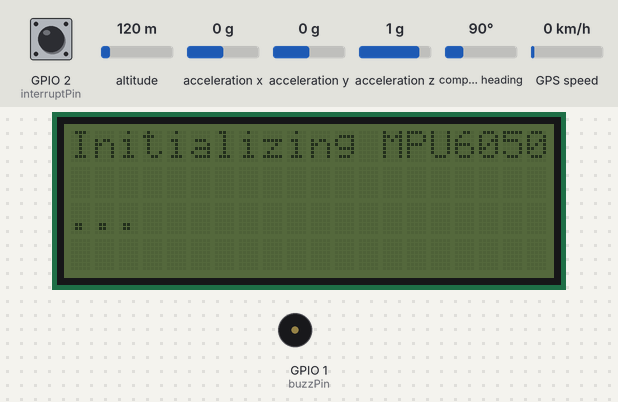
This program was run on a simulated ESP32-C3. Shown: 20×4 character LCD, buzzer (waves = sounding, pin HIGH). Wiring (inferred from the names in the program): MPU-6050 motion sensor at I2C address 0x68. Inputs (shaded band) come from the test bench; at power-on: GPIO 2 (interruptPin) LOW, altitude 120 m, acceleration x 0 g, acceleration y 0 g, acceleration z 1 g, compass heading 90°, GPS speed 0 km/h. WiFi joins after 1.5 s; servers stay silent unless stated; EEPROM starts erased; the GPS gets a fix after 3 s at 37.7749, -122.4194 with 8 satellites; what the program prints to the serial monitor is not drawn.

Above: at 3.1 s.
At 8.8 s:
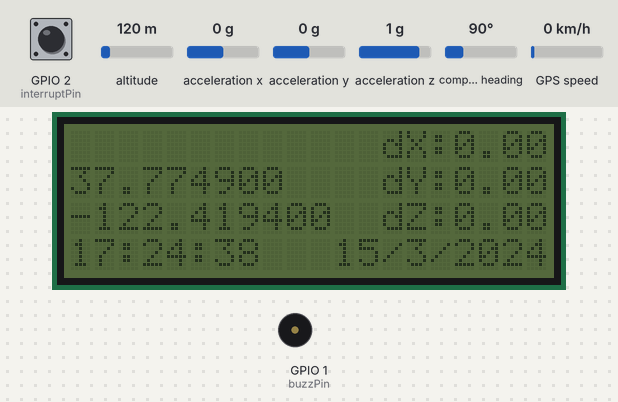
8.9 s: GPIO 2 (interruptPin) pulled HIGH for 0.15 s
At 10.5 s:
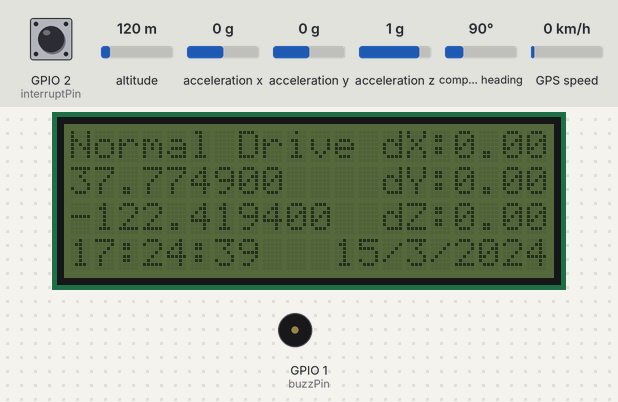
17.2 s: GPIO 2 (interruptPin) pulled HIGH for 1 s
22.3 s: GPIO 2 (interruptPin) pulsed HIGH 5 times (0.12 s each, 0.3 s apart)
At 24.9 s:
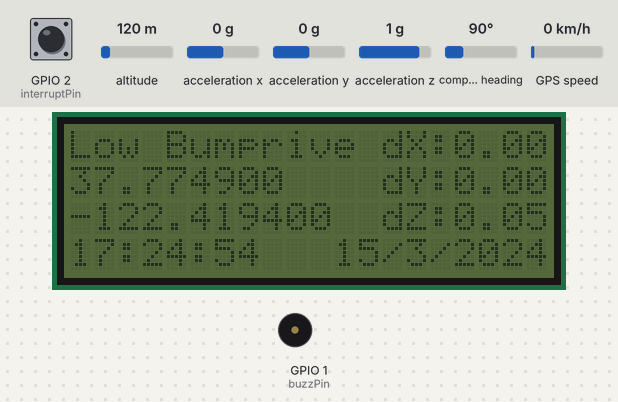
30.7 s: GPIO 2 (interruptPin) pulled HIGH for 0.15 s
At 31.7 s:
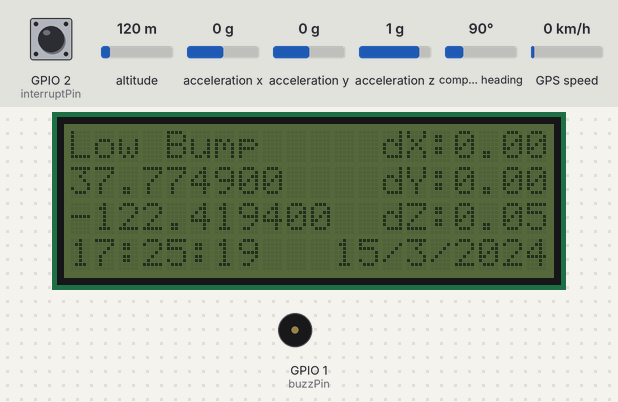
Timing chart, 0 to 33.7 s (numbered marks = the images above; inputs shaded):
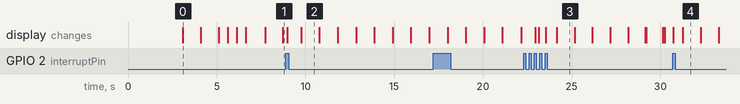

Measured:
- after the input at 8.9 s, the display: first changes after 0.06 s (image 2 shows a later state)
- after the input at 22.3 s, the display: first changes after 0.66 s (image 3 shows a later state)
- after the input at 30.7 s, the display: first changes at once (image 4 shows a later state)
- what the display in image 0 shows lasts 1.0 s, from 3.1 s to 4.1 s

The program:

main.cpp
```cpp
#include <Arduino.h>

#include "Wire.h"
#include <LiquidCrystal_I2C.h>
#include <TinyGPSPlus.h>
#include <HardwareSerial.h>
#include <HTTPClient.h>
#include <WiFi.h>
#include <string.h>
#include <EEPROM.h>
#include <FirebaseESP32.h>

#define FIREBASE_HOST "https://crashlog-b0846-default-rtdb.asia-southeast1.firebasedatabase.app/" //Firebase Host Link
#define FIREBASE_AUTH "3scqx61wsHGpQX33futE5hZThov6BMK7dv6UwKIq" //Firebase Auth Key

FirebaseData firebaseData;
FirebaseJson json;

const char* ssid = "RedmiNote11"; // Wifi name
const char* password = "12345678" ; // Wifi password
LiquidCrystal_I2C lcd(0x27,20,4);

#define EEPROM_SIZE 8

#define MPU6050_ADDR              0x68 // Alternatively set AD0 to HIGH  --> Address = 0x69
#define MPU6050_ACCEL_CONFIG      0x1C // Accelerometer Configuration Register
#define MPU6050_PWR_MGT_1         0x6B // Power Management 1 Register
#define MPU6050_INT_PIN_CFG       0x37 // Interrupt Pin / Bypass Enable Configuration Register
#define MPU6050_INT_ENABLE        0x38 // Interrupt Enable Register
#define MPU6050_LATCH_INT_EN      0x05 // Latch Enable Bit for Interrupt
#define MPU6050_ACTL              0x07 // Active-Low Enable Bit
#define MPU6050_WOM_EN            0x06 // Wake on Motion Enable bit
#define MPU6050_WOM_THR           0x1F // Wake on Motion Threshold Register
#define MPU6050_MOT_DUR           0x20 // Motion Detection Duration Register
#define MPU6050_ACCEL_INTEL_CTRL  0x69 // Accelaration Interrupt Control Register
#define MPU6050_SIGNAL_PATH_RESET 0x68 // Signal Path Reset Register
#define MPU6050_CONFIG            0x1A ///< General configuration register

#define SENSITIVITY 55
#define MEASUREMENT_UNCERTAIN 10
#define PROCESS_NOISE 0.1

String UrlThingspeak = "https://api.thingspeak.com/update?api_key=7U2E8F0HX0XRDYDS&field1=0"; //Thinkspeak API key
String httpGETRequest(const char* Url); // predefine function
void displayGps(); // predefine function

volatile int16_t accX, accY, accZ; // Raw register values (acceleration)
volatile int count = 0;
volatile float ax[2] = {0, 0};
volatile float ay[2] = {0, 0};
volatile float az[2] = {0, 0};
volatile float dX, dY, dZ;

volatile float global_lat, global_lng;
volatile float previous_lat, previous_lng;
char global_date[12], global_time[12];

static const int interruptPin=2;
static const int buzzPin=1;
static const int GPS_RXPin = 18, GPS_TXPin = 19;
static const int SIM_RXPin = 4, SIM_TXPin = 5;
static const uint32_t GPSBaud = 9600;
static const uint32_t SimBaud = 115200;

volatile bool gpsEvent = false; //gps flag
volatile bool impactEvent = false; // impact flag
volatile bool accEvent = false; // event flag
volatile bool ontimerEvent = false; // timer event flag
volatile uint64_t last_accEvent_time = 0;

portMUX_TYPE mux = portMUX_INITIALIZER_UNLOCKED;

hw_timer_t* timer = NULL;

// The TinyGPSPlus object
TinyGPSPlus gps;

// The serial connection to the GPS device
HardwareSerial gpsSerial(1); // use UART1
HardwareSerial simSerial(0); // use UART0

void updateSerial()
{
  delay(500);
  while (Serial.available())
  {
    simSerial.write(Serial.read());//Forward what Serial received to Software Serial Port
  }
  while(simSerial.available())
  {
    Serial.write(simSerial.read());//Forward what Software Serial received to Serial Port
  }
}

void simInit()
{
  Serial.println("Initializing...");
  delay(1000);

  simSerial.println("AT"); //Once the handshake test is successful, it will back to OK
  updateSerial();
  simSerial.println("AT+CSQ"); //Signal quality test, value range is 0-31 , 31 is the best
  updateSerial();
  simSerial.println("AT+CCID"); //Read SIM information to confirm whether the SIM is plugged
  updateSerial();
  simSerial.println("AT+CREG?"); //Check whether it has registered in the network
  updateSerial();
}

void simSendSMS(float lat, float lon)
{
  char msg[200];
  sprintf(msg, "Vehicle crash at https://maps.google.com/?q=%.6f,%.6f ", lat, lon);

  simSerial.println("AT"); //Once the handshake test is successful, it will back to OK
  updateSerial();
  simSerial.println("AT+CMGF=1"); // Configuring TEXT mode
  updateSerial();
  simSerial.println("AT+CMGS=\"+84707798881\"");//change ZZ with country code and xxxxxxxxxxx with phone number to sms
  updateSerial();
  simSerial.print(msg); //text content
  updateSerial();
  simSerial.write(26);
}

void firebaseUpdate(char date[], char time[])
{
  char path[50];
  char lat_path[100];
  char lng_path[100];

  // Initialize the arrays
  path[0] = '\0';
  lat_path[0] = '\0';
  lng_path[0] = '\0';

  // Concatenate the path components in the correct order
  strcat(path, date);
  strcat(path, time);
  strcat(lat_path, path);
  strcat(lat_path, "/lat");
  strcat(lng_path, path);
  strcat(lng_path, "/long");

  // Update the Firebase Realtime Database with latitude and longitude
  Firebase.setString(firebaseData, lat_path, String(global_lat, 6));
  Firebase.setString(firebaseData, lng_path, String(global_lng, 6));
}

void IRAM_ATTR onTimer()
{
  ontimerEvent = true;
}

void writeRegister(uint16_t reg, uint16_t value){
  Wire.beginTransmission(MPU6050_ADDR);
  Wire.write(reg);
  Wire.write(value);
  Wire.endTransmission(true);
}

void setInterrupt(byte threshold){
//writeRegister(MPU6050_SIGNAL_PATH_RESET, 0b00000111);  // not(?) needed
//writeRegister(MPU6050_INT_PIN_CFG, 1<<MPU6050_ACTL); // 1<<MPU6050_LATCH_INT_EN
  writeRegister(MPU6050_ACCEL_CONFIG, 0b00000111);
  writeRegister(MPU6050_WOM_THR, threshold);
  writeRegister(MPU6050_MOT_DUR, 0b00000001);  // set duration (LSB = 1 ms)
//writeRegister(MPU6050_ACCEL_INTEL_CTRL, 0x15);  // not needed (?)
  writeRegister(MPU6050_INT_ENABLE, 1<<MPU6050_WOM_EN);
}

void IRAM_ATTR motion(){
  portENTER_CRITICAL_ISR(&mux);
  accEvent = true;
  //last_accEvent_time = esp_timer_get_time();
  detachInterrupt(2);
  portEXIT_CRITICAL_ISR(&mux);
}

float KalmanX(float U)
{
  static const float R = MEASUREMENT_UNCERTAIN;
  static float Q = PROCESS_NOISE;
  static float P = 0;
  static float U_hat = 0;
  static double K = 0;

  K = P/(P+R);
  U_hat = U_hat + K*(U-U_hat);

  P = (1-K)*P+Q;

  return U_hat;
}
float KalmanY(float U)
{
  static const float R = MEASUREMENT_UNCERTAIN;
  static float Q = PROCESS_NOISE;
  static float P = 0;
  static float U_hat = 0;
  static double K = 0;

  K = P/(P+R);
  U_hat = U_hat + K*(U-U_hat);

  P = (1-K)*P+Q;

  return U_hat;
}
float KalmanZ(float U)
{
  static const float R = MEASUREMENT_UNCERTAIN;
  static float Q = PROCESS_NOISE;
  static float P = 0;
  static float U_hat = 0;
  static double K = 0;

  K = P/(P+R);
  U_hat = U_hat + K*(U-U_hat);

  P = (1-K)*P+Q;

  return U_hat;
}

void Read_RawValue(uint16_t deviceAddress, uint16_t regAddress)
{
  Wire.beginTransmission(deviceAddress);
  Wire.write(regAddress); // starting with register 0x3B (ACCEL_XOUT_H)
  Wire.endTransmission(false); // the parameter indicates that the Arduino will send a restart.
  // As a result, the connection is kept active.
  Wire.requestFrom(deviceAddress, 6, true); // request a total of 7*2=14 registers (start from 0x3B to 0x48 all value of the sensors)
  // In this case we just want to read the accelerometer, so 3*2=6 registers

  // "Wire.read()<<8 | Wire.read();" means two registers are read and stored in the same int16_t variable
  accX = Wire.read()<<8 | Wire.read(); // reading registers: 0x3B (ACCEL_XOUT_H) and 0x3C (ACCEL_XOUT_L)
  accY = Wire.read()<<8 | Wire.read(); // reading registers: 0x3D (ACCEL_YOUT_H) and 0x3E (ACCEL_YOUT_L)
  accZ = Wire.read()<<8 | Wire.read(); // reading registers: 0x3F (ACCEL_ZOUT_H) and 0x40 (ACCEL_ZOUT_L)
  // Apply the Kalman Filter
  accX = KalmanX(accX);
  accY = KalmanY(accY);
  accZ = KalmanZ(accZ);
}

void sampling0()
{
  ax[0] = accX; // reading registers: 0x3B (ACCEL_XOUT_H) and 0x3C (ACCEL_XOUT_L)
  ay[0] = accY; // reading registers: 0x3D (ACCEL_YOUT_H) and 0x3E (ACCEL_YOUT_L)
  az[0] = accZ; // reading registers: 0x3F (ACCEL_ZOUT_H) and 0x40 (ACCEL_ZOUT_L)

  // Serial.print("AcX0:"); Serial.print(ax[0]/16384.0);
  // Serial.print(",");
  // Serial.print("AcY0:"); Serial.print(ay[0]/16384.0);
  // Serial.print(",");
  // Serial.print("AcZ0:"); Serial.print(az[0]/16384.0);
  // Serial.println("");
}

void sampling1()
{

  ax[1] = accX; // reading registers: 0x3B (ACCEL_XOUT_H) and 0x3C (ACCEL_XOUT_L)
  ay[1] = accY; // reading registers: 0x3D (ACCEL_YOUT_H) and 0x3E (ACCEL_YOUT_L)
  az[1] = accZ; // reading registers: 0x3F (ACCEL_ZOUT_H) and 0x40 (ACCEL_ZOUT_L)

  // Serial.print("AcX1:"); Serial.print(ax[1]/16384.0);
  // Serial.print(",");
  // Serial.print("AcY1:"); Serial.print(ay[1]/16384.0);
  // Serial.print(",");
  // Serial.print("AcZ1:"); Serial.print(az[1]/16384.0);
  // Serial.println("");
}

void impactHandler(float dX, float dY, float dZ)
{
  pinMode(buzzPin, OUTPUT);
  lcd.setCursor(0,0);
  if (dX > 0.03)
  {
    if (dZ > 0.03)
    {
      if (dY >= 0.02)
      {
        lcd.print("Waiting movement");
        previous_lat = EEPROM.readFloat(0);
        previous_lng = EEPROM.readFloat(4);

        digitalWrite(buzzPin, HIGH);  // turn the Buzz on (HIGH is the voltage level)
        delay(500);                      // wait for a second
        digitalWrite(buzzPin, LOW);   // turn the Buzz off by making the voltage LOW

        delay(2500);
        EEPROM.writeFloat(0, global_lat);
        EEPROM.commit();
        EEPROM.writeFloat(4, global_lng);
        EEPROM.commit();

        if (((global_lat-previous_lat)<0.0001) && ((global_lng-previous_lng)<0.0001))
        {
          lcd.clear();
          lcd.print("Accident");
          last_accEvent_time = esp_timer_get_time();
          impactEvent = true;
          firebaseUpdate(global_date, global_time);
          for(int i = 0; i<3; i++)
          {
            digitalWrite(buzzPin, HIGH);  // turn the Buzz on (HIGH is the voltage level)
            delay(500);                      // wait for a second
            digitalWrite(buzzPin, LOW);   // turn the Buzz off by making the voltage LOW
            delay(500);
          }
          simSendSMS(global_lat, global_lng);
        }
        else
        {
          lcd.print("High Bump");
          last_accEvent_time = esp_timer_get_time();
          impactEvent = true;
        }
      }
      else
      {
        lcd.print("High Bump");
        last_accEvent_time = esp_timer_get_time();
        impactEvent = true;

      }
    }
    else
    {
      lcd.print("Normal Drive");
    }
  }
  else
  {
    if (dZ > 0.03)
    {
      lcd.print("Low Bump");
      last_accEvent_time = esp_timer_get_time();
      impactEvent = true;

    }
    else
    {
      lcd.print("Normal Drive");
    }
  }

  // Uncomment this to upload data to Thinkspeak
  // char para[50];
  // sprintf(para,"&field1=%.2f&field2=%.2f&field3=%.2f",dX,dY,dZ);
  // String Url = UrlThingspeak + String(para);
  // httpGETRequest(Url.c_str());
}
void setup() {
  Wire.begin();
  Serial.begin(115200);
  EEPROM.begin(EEPROM_SIZE);
  gpsSerial.begin(GPSBaud, SERIAL_8N1, GPS_RXPin, GPS_TXPin); // rx, tx //init gps baud
  simSerial.begin(SimBaud, SERIAL_8N1, SIM_RXPin, SIM_TXPin); // rx, tx //init sim baud
  lcd.init();
  // Turn off backlight for power saving
  //lcd.backlight();

  simInit(); //Init sim module

  while(!Serial);
  {
    Serial.println("Initializing MPU6050...");
    lcd.print("Initializing MPU6050...");
    delay(1000);
    lcd.clear();
  } // Wait for Serial Monitor to open

  Wire.beginTransmission(MPU6050_ADDR);
  if (Wire.endTransmission() == 0)
  {
    Serial.println("MPU6050 is detected.");
    lcd.print("MPU6050 is detected.");
    writeRegister(MPU6050_PWR_MGT_1, 0x0); // PWR_MGMT_1 register
    writeRegister(MPU6050_CONFIG, 0x0); // enable low pass filter
    writeRegister(MPU6050_ACCEL_CONFIG, 0x0); // scale range of the accelerometer (resolution) //maximum length 16 bit = 32768 raw/ each g
    setInterrupt(SENSITIVITY); // set Wake on Motion Interrupt / Sensitivity; 1(highest sensitivity) - 255

    pinMode(interruptPin, INPUT);

    //init timer interupt
    timer = timerBegin(0, 80, true);
    timerAttachInterrupt(timer, &onTimer, true);
    timerAlarmWrite(timer, 1000000, true);
    timerAlarmEnable(timer);

    attachInterrupt(digitalPinToInterrupt(interruptPin), motion, RISING);

    delay(1000);
    lcd.clear();
  }
  else
  {
    Serial.println("MPU6050 is not detected.");
    lcd.print("MPU6050 is not detected.");
    while (1); // Loop indefinitely
  }

  //Wifi
  WiFi.begin(ssid,password);
  Serial.println("connecting");
  lcd.print("connecting");
  int timeout = 0;
  for (int i = 0; i<20; i++)
  {
    if (timeout == 19)
    {
      lcd.clear();
      WiFi.disconnect(true);
      WiFi.mode(WIFI_OFF);
      return;
    }
    if (WiFi.status() != WL_CONNECTED)
    {
      delay(500);
      Serial.print(".");
      lcd.print(".");
    }
    else
    {
      Serial.println("");
      Serial.print("Connected to WiFi network with IP Address: ");
      Serial.println(WiFi.localIP());
      lcd.clear();
      lcd.print("Connected:");
      lcd.setCursor(0, 1);
      lcd.print(WiFi.localIP());
      delay(1000);
      lcd.clear();
      Firebase.begin(FIREBASE_HOST, FIREBASE_AUTH);
      Firebase.reconnectWiFi(true);
      return;
    }
    timeout++;
  }
}


void loop() {
  //updateSerial();
  // This sketch displays information every time a new sentence is correctly encoded.
  while (gpsSerial.available() > 0)
    if (gps.encode(gpsSerial.read()))
      gpsEvent = true;

  if (millis() > 5000 && gps.charsProcessed() < 10)
  {
    Serial.println(F("No GPS detected: check wiring."));
    gpsEvent = false;
    while(true);
  }

  if (gpsEvent)
  {
    displayGps();
  }

  if(accEvent){
    Read_RawValue(MPU6050_ADDR, 0x3B);
    if (count % 2 == 0)
    {
      sampling0();
    }
    else
    {
      sampling1();
    }
    dX = (abs(ax[1]-ax[0])/16384.0);
    dY = (abs(ay[1]-ay[0])/16384.0);
    dZ = (abs(az[1]-az[0])/16384.0);

    lcd.setCursor(16,0);
    lcd.print(dX, 2);
    lcd.setCursor(16,1);
    lcd.print(dY, 2);
    lcd.setCursor(16,2);
    lcd.print(dZ, 2);


    // Pulse test
    Serial.print("dX:"); Serial.print(dX);
    Serial.print(",");
    Serial.print("dY:"); Serial.print(dY);
    Serial.print(",");
    Serial.print("dZ:"); Serial.print(dZ);
    Serial.println("");

    impactHandler(dX, dY, dZ);

    count++;
    accEvent = false;
    attachInterrupt(digitalPinToInterrupt(interruptPin), motion, RISING);
    ontimerEvent = true;
  }


  if (ontimerEvent) {
    ontimerEvent = false;
    if ( (esp_timer_get_time() - last_accEvent_time >= 5000000) )
    {
      dX = 0.0;
      dY = 0.0;
      dZ = 0.0;

      lcd.setCursor(13,0);
      lcd.print("dX:");
      lcd.setCursor(13,1);
      lcd.print("dY:");
      lcd.setCursor(13,2);
      lcd.print("dZ:");

      lcd.setCursor(16,0);
      lcd.print(dX, 2);
      lcd.setCursor(16,1);
      lcd.print(dY, 2);
      lcd.setCursor(16,2);
      lcd.print(dZ, 2);

      if (impactEvent)
      {
        lcd.clear();
        impactEvent = false;
      }
    }

  }
}

String httpGETRequest(const char* Url)
{
  HTTPClient http;
  http.begin(Url);
  int responseCode = http.GET();
  String responseBody = "{}";
  if(responseCode > 0)
  {
    Serial.print("responseCode:");
    Serial.println(responseCode);
    responseBody = http.getString();
  }
  else
  {
    Serial.print("Error Code: ");
    Serial.println(responseCode);
  }
  http.end();
  return responseBody;
}

void displayGps()
{
  if (gps.location.isValid())
  {
    lcd.setCursor(0,1);
    lcd.print(gps.location.lat(), 6);
    lcd.setCursor(0,2);
    lcd.print(gps.location.lng(), 6);
    global_lat = gps.location.lat();
    global_lng = gps.location.lng();
    EEPROM.writeFloat(0, global_lat);
    EEPROM.commit();
    EEPROM.writeFloat(4, global_lng);
    EEPROM.commit();
  }
  else
  {
    global_lat = EEPROM.readFloat(0);
    global_lng = EEPROM.readFloat(4);
    lcd.setCursor(0,1);
    lcd.print(global_lat, 6);
    lcd.setCursor(0,2);
    lcd.print(global_lng, 6);
  }

  if (gps.date.isValid())
  {
    lcd.setCursor(11,3);
    lcd.print(gps.date.day());
    lcd.print(F("/"));
    lcd.print(gps.date.month());
    lcd.print(F("/"));
    lcd.print(gps.date.year());
    sprintf(global_date, "/%d|%d|%d", gps.date.day(), gps.date.month(), gps.date.year());
  }
  if (gps.time.isValid())
  {
    lcd.setCursor(0,3);
    lcd.print(gps.time.hour()+7);
    lcd.print(F(":"));
    lcd.print(gps.time.minute());
    lcd.print(F(":"));
    lcd.print(gps.time.second());
    sprintf(global_time, "/%d:%d:%d", (gps.time.hour()+7), gps.time.minute(), gps.time.second());
  }
}
```
